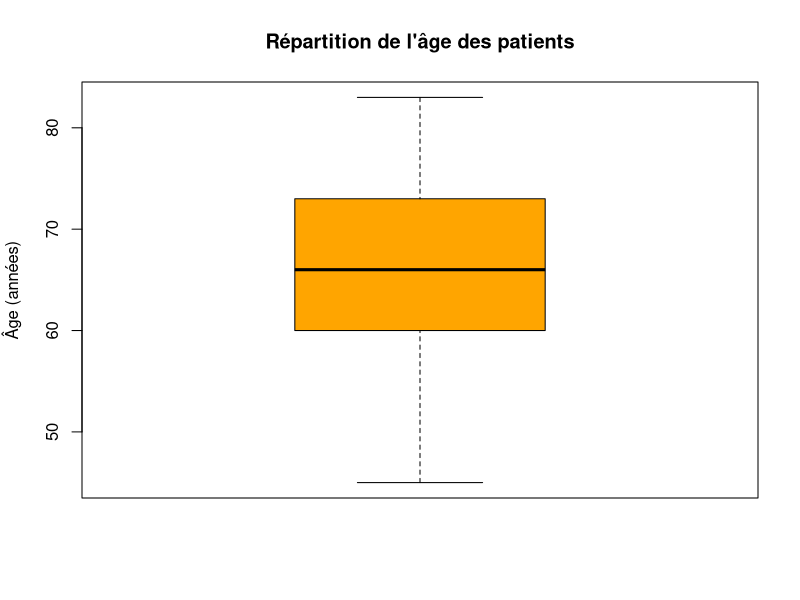
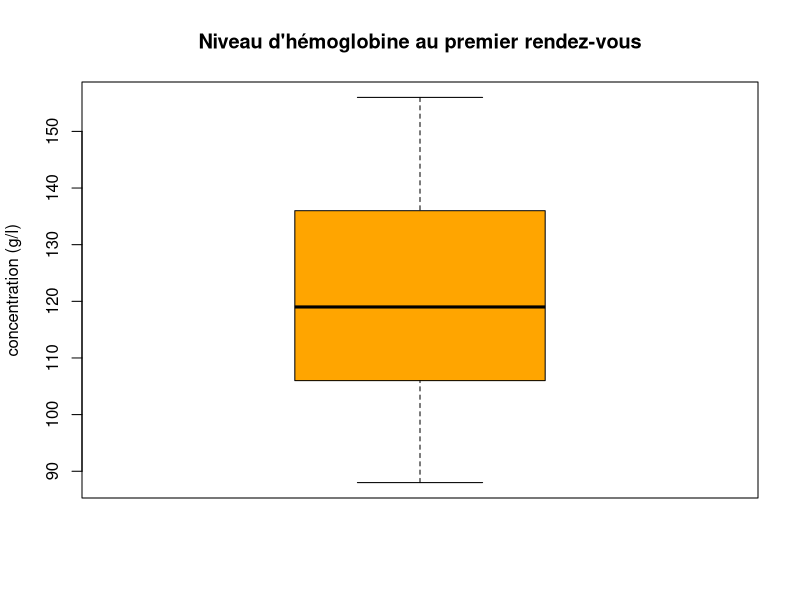
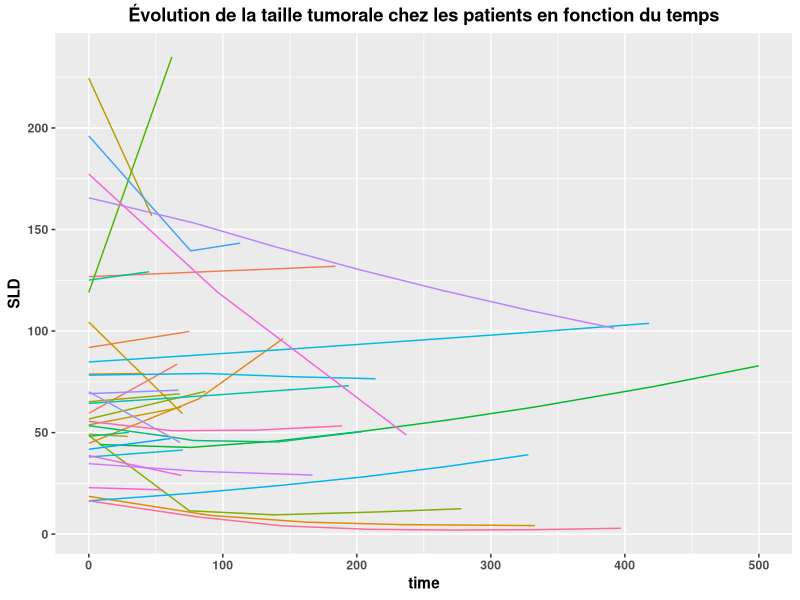

Source code (R) for these figures, in order: (Note: this script raises an error after producing the figures.)
# Librairies --------------------------------------------------------------

library(readr)
library(ggplot2)


# Données -----------------------------------------------------------------

tumeur <- read_table2("PD_data_tumor_growth_no_NA.txt")

tumeur$ID <- as.factor(tumeur$ID) # Codage en variable qualitative
tumeur$BLIVER <- as.logical(tumeur$BLIVER) # Codage en indicatrice
tumeur$BSLD <- tumeur$SLD

for (i in levels(tumeur$ID)) {
  tumeur$BSLD[which(tumeur$ID == i)] <- tumeur$BSLD[which(tumeur$ID == i)][1]
}


covar_ind <- tumeur[which(duplicated(tumeur$ID) == F), 3:6] # Je récupère les covariables pour faciliter leur description
names(covar_ind)[1] <- "BSLD"


Dose <- data.frame(
  ID = rep(tumeur$ID[which(duplicated(tumeur$ID) == F)], 25),
  dose = 1200,
  time = rep(21*0:24,49),
  SLD = NA,
  AGE = rep(tumeur$AGE[which(duplicated(tumeur$ID) == F)],25),
  BLIVER = rep(tumeur$BLIVER[which(duplicated(tumeur$ID) == F)],25),
  BHBG = rep(tumeur$BHBG[which(duplicated(tumeur$ID) == F)],25),
  BSLD = rep(covar_ind$BSLD,25)
) # Création d'un tableau de Doses administrées. Une Dose en 0 puis une tous les 21j jusqu'à ce que le temps t+21 d'administration soit
# supérieur au temps de dernière mesure (car dans ce cas on a aucune info).

Dose <- Dose[order(Dose$ID, Dose$time),]
Dose$suppr <- 0

for (j in 1:1225) {
  if (Dose$time[j] > max(tumeur$time[which(tumeur$ID == Dose$ID[j])])) {
    Dose$suppr[j] <- 1
  }
} 

Dose <- Dose[which(Dose$suppr == 0), -9]

tumeur_Dose <- merge(Dose, tumeur, all.x = T, all.y = T)

tumeur_Dose <- tumeur_Dose[order(tumeur_Dose$ID, tumeur_Dose$time),] 

write.csv(tumeur_Dose, row.names = F, na = ".", file = "tumeur_Dose.csv") # Tableau de données à utiliser sous MLXTRAN


# Résumé des données ------------------------------------------------------
p <- theme(
  plot.title = element_text(hjust = 0.5, face = "bold"),
  axis.text = element_text(face = "bold"),
  axis.title = element_text(face = "bold")
)

summary(tumeur)

length(levels(tumeur$ID)) # 49 patients
length(tumeur$ID)/length(levels(tumeur$ID)) # 2.653061 mesures par patient en moyenne
sum(summary(tumeur$ID) == 1) # 15 patients n'ont été visité qu'une seule fois

boxplot(covar_ind$AGE, main = "Répartition de l'âge des patients", ylab = "Âge (années)", col = "orange")
mean(covar_ind$AGE) ; min(covar_ind$AGE) ; max(covar_ind$AGE) ; sd(covar_ind$AGE)
# 65.69388 ans en moyenne ; 45 age min ; 83 age max ; 9.427805 Écart-type


boxplot(covar_ind$BHBG, main = "Niveau d'hémoglobine au premier rendez-vous", ylab = "concentration (g/l)", col = "orange")
mean(covar_ind$BHBG) ; min(covar_ind$BHBG) ; max(covar_ind$BHBG) ; sd(covar_ind$BHBG)
# 120.9325 g/l d'hémoglobine à la baseline ; 88 min ; 156 max ; 17.75565 Écart-type

sum(covar_ind$BLIVER) # 11 patients avec métastases au foie

mean(summary(Dose$ID)) # 5.877551 Doses en moyenne
sum(summary(Dose$ID)==1) # 15 patients n'ont reçu qu'une dose


ggplot(data = tumeur, aes(x = time, y = SLD, col = ID)) +
  geom_line() +
  theme(legend.position='none') +
  p +
  ggtitle("Évolution de la taille tumorale chez les patients en fonction du temps")


# Modele de wang ----------------------------------------------------------

# BSLD * exp(-d*t) + g*t

# BSLD serait le niveau initial moyen de SLD chez les patients

BSLD <- mean(tumeur$SLD[which(tumeur$time == 0)])
BSLD_sd <- sd(tumeur$SLD[which(tumeur$time == 0)])

# d est un paramètre représentant la vitesse de décroissance initiale de la tumeur
# g est un paramètre représentant la vitesse de croissance de la tumeur une fois que le traitement n'est plus efficace

# On pourrait estimer d et g en lançant l'analyse sur quelques sujets
# Par exemple sur 5 sujets

# Sinon on pourrait regarder dans la littérature

tumeur$indice <- 0
for (i in 2:130) {
  if (tumeur$SLD[i] > tumeur$SLD[i-1] & tumeur$ID[i] == tumeur$ID[i-1] ) {
    tumeur$indice[i] <- 1
  }
}




# Pour Wang ---------------------------------------------------------------
# g -----------------------------------------------------------------------



library(nlme)
reg_param_croiss_Wang <- lme(SLD~time, data = tumeur[which(tumeur$indice==1),], random = ~ 1 + time | ID, method = "ML")
summary(reg_param_croiss_Wang) # g estimé à 0.09255 et son écart-type à 0.045398
g_Wang <- 0.09255
g_sd_Wang <- 0.045398


# d -----------------------------------------------------------------------

reg_param_decroiss_Wang <- lme(SLD~time, data = tumeur[which(tumeur$indice==0),], random = ~ 1 + time | ID, method = "ML")
summary(reg_param_decroiss_Wang)  # Ne pas oublier qu'on est dans une exponentielle
log(0.23689) # d = 1.440159 
-exp(log(0.23689))
d_Wang <- 1.440159/BSLD
d_sd_Wang <- 0.060186/0.23689*d_Wang


# Pour Stein-Fojo --------------------------------------------------------
# SLD(t) = BSLD(exp(-d*t) + exp(g*t) - 1)


# Pour g ------------------------------------------------------------------

reg_param_croiss_SteinFojo <- lme(SLD/BSLD~time - 1, data = tumeur[which(tumeur$indice==1),], random = ~ 1 + time | ID, method = "ML")
summary(reg_param_croiss_SteinFojo)

# exp(g*t) -1 = 0.01384
# g*t = ln(1.01384)

g_SteinFojo <- log(1.01384)
g_sd_SteinFojo <- 0.001322597/0.01384131*g_SteinFojo


# Pour d ------------------------------------------------------------------

reg_param_decroiss_SteinFojo <- lme(SLD/BSLD~time , data = tumeur[which(tumeur$indice==0),], random = ~ 1 + time | ID, method = "ML",
                                    control =  lmeControl(maxIter = 500, niterEM = 500, msMaxEval = 500,msMaxIter = 500))
summary(reg_param_decroiss_SteinFojo)

# log(exp(-d*t)-1) = -0.004035
-log(exp(-0.004035) + 1)



